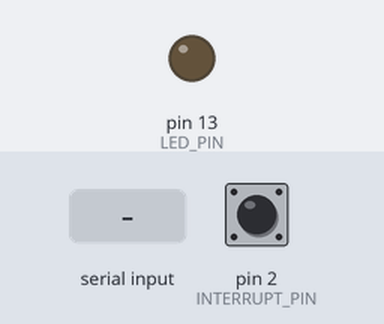
Bench run of a sketch on a simulated Arduino Leonardo, built with avr-gcc and run on an emulated ATmega32U4. On the bench: output pins drawn as LEDs (lit = HIGH). Inputs (shaded band) come from the test bench; at power-on: pin 2 (INTERRUPT_PIN) LOW. The sensor or clock chip raises its interrupt line as the real part does; what the sketch prints to the serial monitor is not drawn.

Above: at 0.8 s.
0.9 s: "1\n" received over Serial
At 2.6 s:
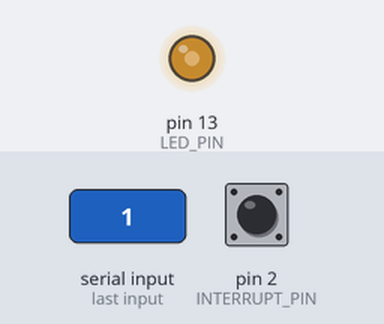
2.9 s: pin 2 (INTERRUPT_PIN) pulled HIGH for 0.15 s
At 4.1 s:
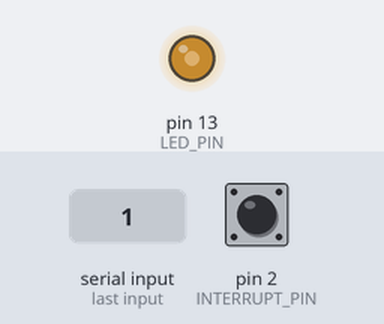
4.5 s: pin 2 (INTERRUPT_PIN) pulled HIGH for 1 s
At 5.5 s:
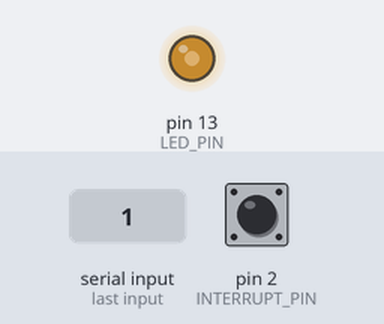
Timing chart, 0 to 7.5 s (numbered marks = the images above; inputs shaded):
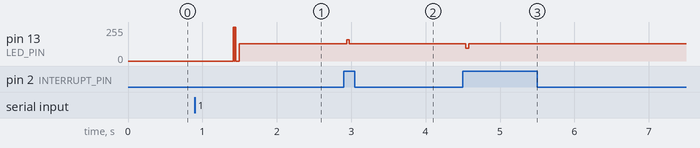

Measured:
- after the input at 0.9 s, pin 13 (LED_PIN): 0/255 → 128/255 after 0.52 s
- after the input at 2.9 s, pin 13 (LED_PIN): 128/255 → 158/255 at once, → 128/255 0.04 s later
- after the input at 4.5 s, pin 13 (LED_PIN): 128/255 → 97/255 at once, → 128/255 0.04 s later

The sketch:

MPU6050_DMP6_teapot.ino
```cpp
// I2C device class (I2Cdev) demonstration Arduino sketch for MPU6050 class using DMP (MotionApps v2.0)
// 6/21/2012 by Jeff Rowberg <jeff@rowberg.net>
// Updates should (hopefully) always be available at https://github.com/jrowberg/i2cdevlib
//
// Changelog:
//      2013-05-08 - added seamless Fastwire support
//                 - added note about gyro calibration
//      2012-06-21 - added note about Arduino 1.0.1 + Leonardo compatibility error
//      2012-06-20 - improved FIFO overflow handling and simplified read process
//      2012-06-19 - completely rearranged DMP initialization code and simplification
//      2012-06-13 - pull gyro and accel data from FIFO packet instead of reading directly
//      2012-06-09 - fix broken FIFO read sequence and change interrupt detection to RISING
//      2012-06-05 - add gravity-compensated initial reference frame acceleration output
//                 - add 3D math helper file to DMP6 example sketch
//                 - add Euler output and Yaw/Pitch/Roll output formats
//      2012-06-04 - remove accel offset clearing for better results (thanks Sungon Lee)
//      2012-06-01 - fixed gyro sensitivity to be 2000 deg/sec instead of 250
//      2012-05-30 - basic DMP initialization working

/* ============================================
I2Cdev device library code is placed under the MIT license
Copyright (c) 2012 Jeff Rowberg

Permission is hereby granted, free of charge, to any person obtaining a copy
of this software and associated documentation files (the "Software"), to deal
in the Software without restriction, including without limitation the rights
to use, copy, modify, merge, publish, distribute, sublicense, and/or sell
copies of the Software, and to permit persons to whom the Software is
furnished to do so, subject to the following conditions:

The above copyright notice and this permission notice shall be included in
all copies or substantial portions of the Software.

THE SOFTWARE IS PROVIDED "AS IS", WITHOUT WARRANTY OF ANY KIND, EXPRESS OR
IMPLIED, INCLUDING BUT NOT LIMITED TO THE WARRANTIES OF MERCHANTABILITY,
FITNESS FOR A PARTICULAR PURPOSE AND NONINFRINGEMENT. IN NO EVENT SHALL THE
AUTHORS OR COPYRIGHT HOLDERS BE LIABLE FOR ANY CLAIM, DAMAGES OR OTHER
LIABILITY, WHETHER IN AN ACTION OF CONTRACT, TORT OR OTHERWISE, ARISING FROM,
OUT OF OR IN CONNECTION WITH THE SOFTWARE OR THE USE OR OTHER DEALINGS IN
THE SOFTWARE.
===============================================
*/

// I2Cdev and MPU6050 must be installed as libraries, or else the .cpp/.h files
// for both classes must be in the include path of your project
#include "I2Cdev.h"

#include "MPU6050_6Axis_MotionApps20.h"
//#include "MPU6050.h" // not necessary if using MotionApps include file

// Arduino Wire library is required if I2Cdev I2CDEV_ARDUINO_WIRE implementation
// is used in I2Cdev.h
#if I2CDEV_IMPLEMENTATION == I2CDEV_ARDUINO_WIRE
    #include "Wire.h"
#endif

// class default I2C address is 0x68
// specific I2C addresses may be passed as a parameter here
// AD0 low = 0x68 (default for SparkFun breakout and InvenSense evaluation board)
// AD0 high = 0x69
MPU6050 mpu;
//MPU6050 mpu(0x69); // <-- use for AD0 high

/* =========================================================================
   NOTE: In addition to connection 3.3v, GND, SDA, and SCL, this sketch
   depends on the MPU-6050's INT pin being connected to the Arduino's
   external interrupt #0 pin. On the Arduino Uno and Mega 2560, this is
   digital I/O pin 2.
 * ========================================================================= */

/* =========================================================================
   NOTE: Arduino v1.0.1 with the Leonardo board generates a compile error
   when using Serial.write(buf, len). The Teapot output uses this method.
   The solution requires a modification to the Arduino USBAPI.h file, which
   is fortunately simple, but annoying. This will be fixed in the next IDE
   release. For more info, see these links:

   http://arduino.cc/forum/index.php/topic,109987.0.html
   http://code.google.com/p/arduino/issues/detail?id=958
 * ========================================================================= */


// uncomment "OUTPUT_READABLE_QUATERNION" if you want to see the actual
// quaternion components in a [w, x, y, z] format (not best for parsing
// on a remote host such as Processing or something though)
//#define OUTPUT_READABLE_QUATERNION

// uncomment "OUTPUT_READABLE_EULER" if you want to see Euler angles
// (in degrees) calculated from the quaternions coming from the FIFO.
// Note that Euler angles suffer from gimbal lock (for more info, see
// http://en.wikipedia.org/wiki/Gimbal_lock)
//#define OUTPUT_READABLE_EULER

// uncomment "OUTPUT_READABLE_YAWPITCHROLL" if you want to see the yaw/
// pitch/roll angles (in degrees) calculated from the quaternions coming
// from the FIFO. Note this also requires gravity vector calculations.
// Also note that yaw/pitch/roll angles suffer from gimbal lock (for
// more info, see: http://en.wikipedia.org/wiki/Gimbal_lock)
//#define OUTPUT_READABLE_YAWPITCHROLL

// uncomment "OUTPUT_READABLE_REALACCEL" if you want to see acceleration
// components with gravity removed. This acceleration reference frame is
// not compensated for orientation, so +X is always +X according to the
// sensor, just without the effects of gravity. If you want acceleration
// compensated for orientation, us OUTPUT_READABLE_WORLDACCEL instead.
//#define OUTPUT_READABLE_REALACCEL

// uncomment "OUTPUT_READABLE_WORLDACCEL" if you want to see acceleration
// components with gravity removed and adjusted for the world frame of
// reference (yaw is relative to initial orientation, since no magnetometer
// is present in this case). Could be quite handy in some cases.
//#define OUTPUT_READABLE_WORLDACCEL

// uncomment "OUTPUT_TEAPOT" if you want output that matches the
// format used for the InvenSense teapot demo
#define OUTPUT_TEAPOT


#define INTERRUPT_PIN 2  // use pin 2 on Arduino Uno & most boards
#define LED_PIN 13 // (Arduino is 13, Teensy is 11, Teensy++ is 6)
bool blinkState = false;

// MPU control/status vars
bool dmpReady = false;  // set true if DMP init was successful
uint8_t mpuIntStatus;   // holds actual interrupt status byte from MPU
uint8_t devStatus;      // return status after each device operation (0 = success, !0 = error)
uint16_t packetSize;    // expected DMP packet size (default is 42 bytes)
uint16_t fifoCount;     // count of all bytes currently in FIFO
uint8_t fifoBuffer[64]; // FIFO storage buffer

// orientation/motion vars
Quaternion q;           // [w, x, y, z]         quaternion container
VectorInt16 aa;         // [x, y, z]            accel sensor measurements
VectorInt16 aaReal;     // [x, y, z]            gravity-free accel sensor measurements
VectorInt16 aaWorld;    // [x, y, z]            world-frame accel sensor measurements
VectorFloat gravity;    // [x, y, z]            gravity vector
float euler[3];         // [psi, theta, phi]    Euler angle container
float ypr[3];           // [yaw, pitch, roll]   yaw/pitch/roll container and gravity vector

// packet structure for InvenSense teapot demo
uint8_t teapotPacket[14] = { '$', 0x02, 0,0, 0,0, 0,0, 0,0, 0x00, 0x00, '\r', '\n' };


// ================================================================
// ===               INTERRUPT DETECTION ROUTINE                ===
// ================================================================

volatile bool mpuInterrupt = false;     // indicates whether MPU interrupt pin has gone high
void dmpDataReady() {
    mpuInterrupt = true;
}


// ================================================================
// ===                      INITIAL SETUP                       ===
// ================================================================

void setup() {
    // join I2C bus (I2Cdev library doesn't do this automatically)
    #if I2CDEV_IMPLEMENTATION == I2CDEV_ARDUINO_WIRE
        Wire.begin();
        Wire.setClock(400000); // 400kHz I2C clock. Comment this line if having compilation difficulties
    #elif I2CDEV_IMPLEMENTATION == I2CDEV_BUILTIN_FASTWIRE
        Fastwire::setup(400, true);
    #endif

    // initialize serial communication
    // (115200 chosen because it is required for Teapot Demo output, but it's
    // really up to you depending on your project)
    Serial.begin(115200);
    while (!Serial); // wait for Leonardo enumeration, others continue immediately

    // NOTE: 8MHz or slower host processors, like the Teensy @ 3.3v or Ardunio
    // Pro Mini running at 3.3v, cannot handle this baud rate reliably due to
    // the baud timing being too misaligned with processor ticks. You must use
    // 38400 or slower in these cases, or use some kind of external separate
    // crystal solution for the UART timer.

    // initialize device
    Serial.println(F("Initializing I2C devices..."));
    mpu.initialize();
    pinMode(INTERRUPT_PIN, INPUT);

    // verify connection
    Serial.println(F("Testing device connections..."));
    Serial.println(mpu.testConnection() ? F("MPU6050 connection successful") : F("MPU6050 connection failed"));

    // wait for ready
    Serial.println(F("\nSend any character to begin DMP programming and demo: "));
    while (Serial.available() && Serial.read()); // empty buffer
    while (!Serial.available());                 // wait for data
    while (Serial.available() && Serial.read()); // empty buffer again

    // load and configure the DMP
    Serial.println(F("Initializing DMP..."));
    devStatus = mpu.dmpInitialize();

    // supply your own gyro offsets here, scaled for min sensitivity
//    mpu.setXGyroOffset(220);
//    mpu.setYGyroOffset(76);
//    mpu.setZGyroOffset(-85);
//    mpu.setZAccelOffset(1788); // 1688 factory default for my test chip

    mpu.setXAccelOffset(-2537);
    mpu.setYAccelOffset(-769);
    mpu.setZAccelOffset(894);
    mpu.setXGyroOffset(140);
    mpu.setYGyroOffset(161);
    mpu.setZGyroOffset(-113);

    // make sure it worked (returns 0 if so)
    if (devStatus == 0) {
        // turn on the DMP, now that it's ready
        Serial.println(F("Enabling DMP..."));
        mpu.setDMPEnabled(true);

        // enable Arduino interrupt detection
        Serial.println(F("Enabling interrupt detection (Arduino external interrupt 0)..."));
        attachInterrupt(digitalPinToInterrupt(INTERRUPT_PIN), dmpDataReady, RISING);
        mpuIntStatus = mpu.getIntStatus();

        // set our DMP Ready flag so the main loop() function knows it's okay to use it
        Serial.println(F("DMP ready! Waiting for first interrupt..."));
        dmpReady = true;

        // get expected DMP packet size for later comparison
        packetSize = mpu.dmpGetFIFOPacketSize();
    } else {
        // ERROR!
        // 1 = initial memory load failed
        // 2 = DMP configuration updates failed
        // (if it's going to break, usually the code will be 1)
        Serial.print(F("DMP Initialization failed (code "));
        Serial.print(devStatus);
        Serial.println(F(")"));
    }

    // configure LED for output
    pinMode(LED_PIN, OUTPUT);
}


// ================================================================
// ===                    MAIN PROGRAM LOOP                     ===
// ================================================================

void loop() {
    // if programming failed, don't try to do anything
    if (!dmpReady) return;

    // wait for MPU interrupt or extra packet(s) available
    while (!mpuInterrupt && fifoCount < packetSize) {
        // other program behavior stuff here
        // .
        // .
        // .
        // if you are really paranoid you can frequently test in between other
        // stuff to see if mpuInterrupt is true, and if so, "break;" from the
        // while() loop to immediately process the MPU data
        // .
        // .
        // .
    }

    // reset interrupt flag and get INT_STATUS byte
    mpuInterrupt = false;
    mpuIntStatus = mpu.getIntStatus();

    // get current FIFO count
    fifoCount = mpu.getFIFOCount();

    // check for overflow (this should never happen unless our code is too inefficient)
    if ((mpuIntStatus & 0x10) || fifoCount == 1024) {
        // reset so we can continue cleanly
        mpu.resetFIFO();
        Serial.println(F("FIFO overflow!"));

    // otherwise, check for DMP data ready interrupt (this should happen frequently)
    } else if (mpuIntStatus & 0x02) {
        // wait for correct available data length, should be a VERY short wait
        while (fifoCount < packetSize) fifoCount = mpu.getFIFOCount();

        // read a packet from FIFO
        mpu.getFIFOBytes(fifoBuffer, packetSize);

        // track FIFO count here in case there is > 1 packet available
        // (this lets us immediately read more without waiting for an interrupt)
        fifoCount -= packetSize;

        #ifdef OUTPUT_READABLE_QUATERNION
            // display quaternion values in easy matrix form: w x y z
            mpu.dmpGetQuaternion(&q, fifoBuffer);
            Serial.print("quat\t");
            Serial.print(q.w);
            Serial.print("\t");
            Serial.print(q.x);
            Serial.print("\t");
            Serial.print(q.y);
            Serial.print("\t");
            Serial.println(q.z);
        #endif

        #ifdef OUTPUT_READABLE_EULER
            // display Euler angles in degrees
            mpu.dmpGetQuaternion(&q, fifoBuffer);
            mpu.dmpGetEuler(euler, &q);
            Serial.print("euler\t");
            Serial.print(euler[0] * 180/M_PI);
            Serial.print("\t");
            Serial.print(euler[1] * 180/M_PI);
            Serial.print("\t");
            Serial.println(euler[2] * 180/M_PI);
        #endif

        #ifdef OUTPUT_READABLE_YAWPITCHROLL
            // display Euler angles in degrees
            mpu.dmpGetQuaternion(&q, fifoBuffer);
            mpu.dmpGetGravity(&gravity, &q);
            mpu.dmpGetYawPitchRoll(ypr, &q, &gravity);
            Serial.print("ypr\t");
            Serial.print(ypr[0] * 180/M_PI);
            Serial.print("\t");
            Serial.print(ypr[1] * 180/M_PI);
            Serial.print("\t");
            Serial.println(ypr[2] * 180/M_PI);
        #endif

        #ifdef OUTPUT_READABLE_REALACCEL
            // display real acceleration, adjusted to remove gravity
            mpu.dmpGetQuaternion(&q, fifoBuffer);
            mpu.dmpGetAccel(&aa, fifoBuffer);
            mpu.dmpGetGravity(&gravity, &q);
            mpu.dmpGetLinearAccel(&aaReal, &aa, &gravity);
            Serial.print("areal\t");
            Serial.print(aaReal.x);
            Serial.print("\t");
            Serial.print(aaReal.y);
            Serial.print("\t");
            Serial.println(aaReal.z);
        #endif

        #ifdef OUTPUT_READABLE_WORLDACCEL
            // display initial world-frame acceleration, adjusted to remove gravity
            // and rotated based on known orientation from quaternion
            mpu.dmpGetQuaternion(&q, fifoBuffer);
            mpu.dmpGetAccel(&aa, fifoBuffer);
            mpu.dmpGetGravity(&gravity, &q);
            mpu.dmpGetLinearAccel(&aaReal, &aa, &gravity);
            mpu.dmpGetLinearAccelInWorld(&aaWorld, &aaReal, &q);
            Serial.print("aworld\t");
            Serial.print(aaWorld.x);
            Serial.print("\t");
            Serial.print(aaWorld.y);
            Serial.print("\t");
            Serial.println(aaWorld.z);
        #endif

        #ifdef OUTPUT_TEAPOT
            // display quaternion values in InvenSense Teapot demo format:
            teapotPacket[2] = fifoBuffer[0];
            teapotPacket[3] = fifoBuffer[1];
            teapotPacket[4] = fifoBuffer[4];
            teapotPacket[5] = fifoBuffer[5];
            teapotPacket[6] = fifoBuffer[8];
            teapotPacket[7] = fifoBuffer[9];
            teapotPacket[8] = fifoBuffer[12];
            teapotPacket[9] = fifoBuffer[13];
            Serial.write(teapotPacket, 14);
            teapotPacket[11]++; // packetCount, loops at 0xFF on purpose
        #endif

        // blink LED to indicate activity
        blinkState = !blinkState;
        digitalWrite(LED_PIN, blinkState);
    }
}
```
